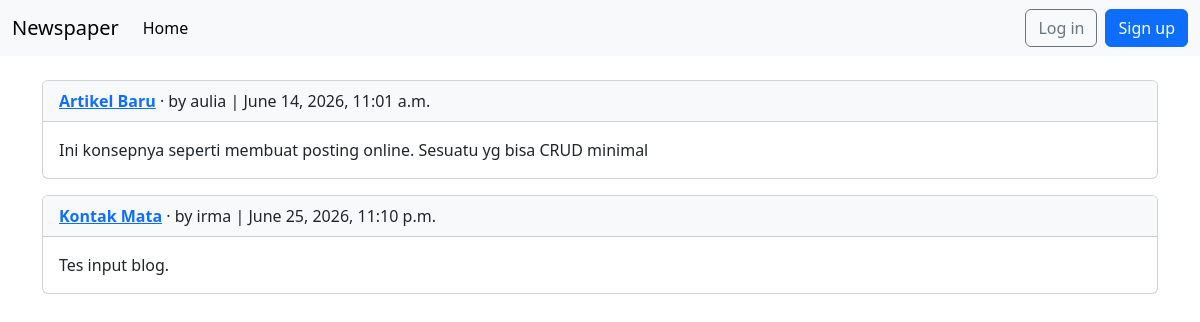
The app's page /articles/ with its own data.
### articles/models.py (models this page shows, shortened)
class Article(models.Model):
    title = models.CharField(max_length=255)
    body = models.TextField()
    date = models.DateTimeField(auto_now_add=True)
    author = models.ForeignKey(
          settings.AUTH_USER_MODEL,
          on_delete=models.CASCADE,
    )
    def get_absolute_url(self):
        return reverse("article_detail", kwargs={"pk":self.pk})

### accounts/models.py (models this page shows)
class CustomUser(AbstractUser):
    age = models.PositiveIntegerField(null=True, blank=True)

### articles/views.py (the view)
# urls.py: path("", ArticleListView.as_view(),
class ArticleListView(ListView):
    model = Article
    template_name = "article_list.html"

### templates/article_list.html (shortened to what this page needs)
{% extends "base.html" %}
{% block content %}
{% for article in object_list %}
<div class="card mb-3">
  <div class="card-header bg-light">
    <a href="{{ article.get_absolute_url }}"><strong>{{ article.title }}</strong></a>
    · by {{ article.author }} | {{ article.date }}
  </div>
  <div class="card-body">
    <p class="card-text mb-0">{{ article.body }}</p>
  </div>
</div>
{% endfor %}
{% endblock content %}

### records on screen
Article: title "Artikel Baru", author "aulia", date "June 14, 2026, 11:01 a.m.", body "Ini konsepnya seperti membuat posting online. Sesuatu yg bisa CRUD minimal"
Article: title "Kontak Mata", author "irma", date "June 25, 2026, 11:10 p.m.", body "Tes input blog."
